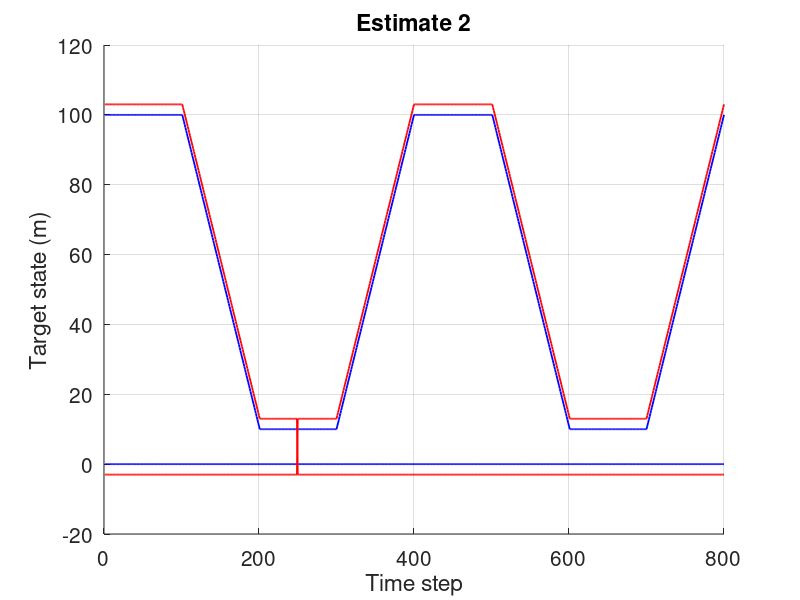

Recreate this plot in MATLAB. (Note: this script raises an error after producing the figure.)
%This file provides a demo with one-dimensional target states to use
%the time weighted metric on sets of trajectories

% [1]   Á. F. García-Fernández, A. S. Rahmathullah and L. Svensson, "A time-weighted metric for sets of trajectories to assess multi-object
% tracking algorithms" in Proceedings of the 24th International Conference on Information Fusion, 2021.

% The metric on sets of trajectories without time weighting is proposed in

% [2] Á. F. García-Fernández, A. S. Rahmathullah and L. Svensson,"A Metric on the Space of Finite Sets of Trajectories for Evaluation of
%  Multi-Target Tracking Algorithms," in IEEE Transactions on Signal Processing, vol. 68, pp. 3917-3928, 2020

%Author: Ángel García-Fernández

clear


% parameters for the metric
c=5;
p=1;
gamma=10;
%gamma=10^8
%We use a rho forgetting factor for the metric
rho=0.995;

%User can chooose the ID of the estimate (from 1 to 4), see paper
ID_est=2;



% structures for X and Y. X will define the grounth truth set of
% trajectories. Y will define the estimated sets of trajectories.
% Meaning of the struct fields is explained in LPTrajMetric_cluster.m
X = struct('xState', [], 'tVec', [], 'iVec', []);

%Parameters to define sets of trajectories
delVal = 3;


%T is the total number of time steps
%stDim Target state dimension
%nx: number of trajectories in X
%ny: number of trajectories in Y
T = 800; stDim = 1; nx = 2;
x_far=100;
x_close=10;

X.xState = zeros(stDim, T, nx);
X.tVec = [1,1]';
X.iVec = [T,T]';

X.xState(stDim,1:100,2)=x_far;
X.xState(stDim,101:200,2)=x_close+(x_far-x_close)*(100:-1:1)/100;
X.xState(stDim,201:300,2)=x_close;
X.xState(stDim,301:400,2)=x_close+(x_far-x_close)*(1:1:100)/100;
X.xState(stDim,401:500,2)=x_far;
X.xState(stDim,501:600,2)=x_close+(x_far-x_close)*(100:-1:1)/100;
X.xState(stDim,601:700,2)=x_close;
X.xState(stDim,701:800,2)=x_close+(x_far-x_close)*(1:1:100)/100;


%Baseline estimate
Y1 = struct('xState', [], 'tVec', [], 'iVec', []);
ny = 2;
Y1.xState(1,:,1) = X.xState(1,:,1) - delVal;
Y1.xState(1,:,2) = X.xState(1,:,2) + delVal;

Y1.tVec = [1,1]';
Y1.iVec = [T,T]';


switch ID_est
    case 1
        %Estimate 1
        Y2=Y1;
    case 2
        %Estimate 2
        Y2=Y1;
        Y2.xState(1,250:800,2)=Y1.xState(1,250:800,1); %Track switch
        Y2.xState(1,250:800,1)=Y1.xState(1,250:800,2);
        
    case 3
        %Estimate 3
        Y2=Y1;
        Y2.xState(1,650:800,2)=Y1.xState(1,650:800,1); %Track switch
        Y2.xState(1,650:800,1)=Y1.xState(1,650:800,2);
    case 4
        %Estimate 4
        Y2 = Y1;
        Y2.xState(1,550:800,2)=x_far+delVal+(3*x_far-x_far)*(1:251)/151;
end




%Time weights for localisation, missed, false targets. These time weights
%are normalised to sum to one
time_weights1=(1-rho)/(1-rho^T)*rho.^(T-(1:T))';
%Time weights for switching
time_weights2=time_weights1(2:end);

%Plot scenario
figure(1)
clf
hold on
for i=1:nx
    start_time= X.tVec(i);
    end_time=X.iVec(i)+X.tVec(i)-1;
    plot(start_time:end_time, X.xState(1,start_time:end_time,i),'-b','Linewidth',1.3)
end

for i=1:ny
    start_time= Y2.tVec(i);
    end_time=Y2.iVec(i)+Y2.tVec(i)-1;
    plot(start_time:end_time, Y2.xState(1,start_time:end_time,i),'-r','Linewidth',1.3)
end

% for i=1:ny
%     start_time= Y3.tVec(i);
%     end_time=Y3.iVec(i)+Y2.tVec(i)-1;
%     plot(start_time:end_time, Y3.xState(1,start_time:end_time,i),'--g','Linewidth',1.3)
% end

hold off
grid on
xlabel('Time step')
ylabel('Target state (m)')
title(['Estimate ',num2str(ID_est)])

set(gca,'FontSize',15)


%title('Sets of trajectories (X in blue, Y in red)')


% LP metric and its decomposition into costs for localisation, missed
% targets, false targets and track switches (See Sec. IV.D in [2])
[dxy, loc_cost, miss_cost, fa_cost, switch_cost]=TimeWeightedLPTrajMetric_cluster(X, Y2, c, p, gamma,time_weights1,time_weights2);

%Trajectory metric without weights
[dxy_nw, loc_cost_nw, miss_cost_nw, fa_cost_nw, switch_cost_nw]=LPTrajMetric_cluster(X, Y2, c, p, gamma);



%Note loc_cost,miss_cost, fa_cost and switch_cost are already given to the p-th
%power
disp('Time weighted trajectory metric value')
disp(dxy)
disp('Time weighted metric decomposition: localisation error, missed target cost, false target cost, switching cost')
disp([nthroot(sum(loc_cost),p), nthroot(sum(miss_cost),p), nthroot(sum(fa_cost),p), nthroot(sum(switch_cost),p)])

%Trajectory metric without time weights

disp('Trajectory metric value (no time weights)')
disp(dxy_nw/T)
disp('Trajectory metric decomposition: localisation error, missed target cost, false target cost, switching cost')
disp([nthroot(sum(loc_cost_nw),p)/T, nthroot(sum(miss_cost_nw),p)/T, nthroot(sum(fa_cost_nw),p)/T, nthroot(sum(switch_cost_nw),p)/T])



%Overall metric decomposed against time steps
dxy_time=nthroot(loc_cost+miss_cost+fa_cost+[switch_cost;0],p);

dxy_nw_time=nthroot(loc_cost_nw+miss_cost_nw+fa_cost_nw+[switch_cost_nw;0],p);


figure(2)
plot(1:T,dxy_time,'black',...
    1:T,nthroot(loc_cost,p),'--red',...
    1:T,nthroot(miss_cost,p),'-.green',...
    1:T,nthroot(fa_cost,p),'-*blue',...
    1:T,nthroot([0;switch_cost],p),'-+m','Linewidth',1.3)

grid on
legend('Time-weighted total','Time-weighted localisation','Time-weighted missed','Time-weighted false','Time-weighted switch')
ylabel('TW-TM decomposition')
xlabel('Time step')
set(gca,'FontSize',15)


figure(3)
plot(1:T,dxy_nw_time/T,'black',...
    1:T,nthroot(loc_cost_nw,p)/T,'--red',...
    1:T,nthroot(miss_cost_nw,p)/T,'-.green',...
    1:T,nthroot(fa_cost_nw,p)/T,'-*blue',...
    1:T,nthroot([0;switch_cost_nw],p)/T,'-+m','Linewidth',1.3)

grid on
legend('Total','Localisation','Missed','False','Switch')
ylabel('TM decomposition')
xlabel('Time step')
set(gca,'FontSize',15)



